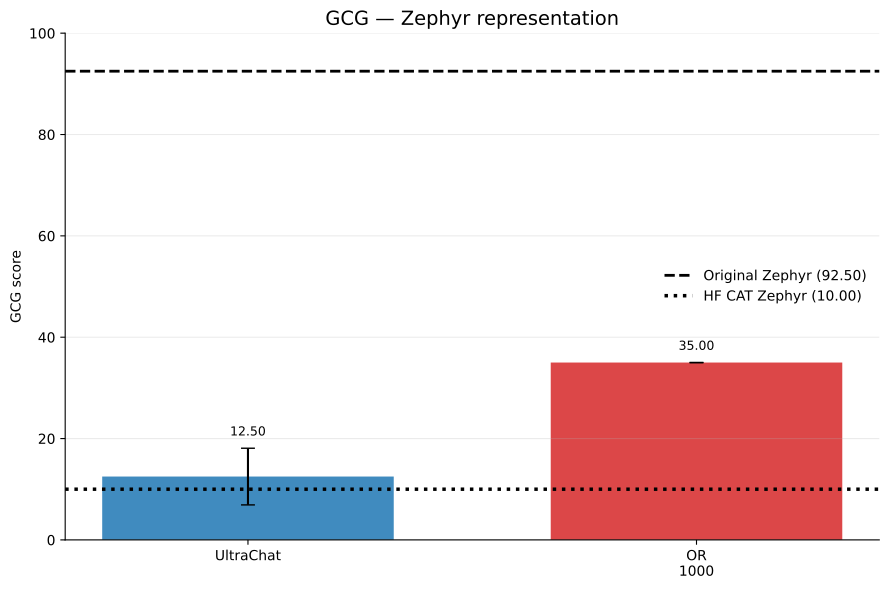

Source code (Python):
import numpy as np
import matplotlib.pyplot as plt

from pathlib import Path
from matplotlib.backends.backend_pdf import PdfPages


# ============================================================
# Configuration
# ============================================================

MODEL_NAME = "Zephyr"
METRIC_NAME = "GCG"

rows = [
    "only UltraChat",
    "OR (1000)",
]

# Same colors across ALL experiments/scripts
colors = {
    "only UltraChat":      "C0",
    "OR (100)":            "C1",
    "OR (500)":            "C2",
    "OR (1000)":           "C3",
    "trimmed OR (1000)":   "C4",
    "OR (3000)":           "C5",
}

labels = {
    "only UltraChat":      "UltraChat",
    "OR (100)":            "OR\n100",
    "OR (500)":            "OR\n500",
    "OR (1000)":           "OR\n1000",
    "trimmed OR (1000)":   "Trimmed OR\n1000",
    "OR (3000)":           "OR\n3000",
}


# ============================================================
# GitHub CAT Zephyr representation
# ============================================================

github = {
    "only UltraChat": (12.50, 5.59),
    "OR (1000)":      (35.00, None),
}

references = {
    "Original Zephyr": 92.50,
    "HuggingFace CAT Zephyr": 10.00,
}


# ============================================================
# Relative learning-rate representation
# ============================================================

eps = np.array([0.05, 0.10, 0.20, 0.40])

relative = {
    "only UltraChat": {
        "y":   [19.17, 17.50, 18.33, 9.17],
        "err": [3.82, 6.61, 10.10, 1.44],
    },

    "OR (1000)": {
        "y":   [42.50, 30.00, 27.50, 22.50],
        "err": [None, None, None, None],
    },
}


# ============================================================
# Representation bar chart
# ============================================================

def plot_representation():
    fig, ax = plt.subplots(figsize=(9, 6))

    available_rows = [
        row for row in rows
        if github.get(row) is not None
    ]

    x = np.arange(len(available_rows))

    values = [
        github[row][0]
        for row in available_rows
    ]

    errors = [
        github[row][1]
        if github[row][1] is not None
        else 0
        for row in available_rows
    ]

    bars = ax.bar(
        x,
        values,
        yerr=errors,
        capsize=5,
        width=0.65,
        color=[
            colors[row]
            for row in available_rows
        ],
        alpha=0.85,
    )

    # --------------------------------------------------------
    # References
    # --------------------------------------------------------

    original = references["Original Zephyr"]
    hf = references["HuggingFace CAT Zephyr"]

    ax.axhline(
        original,
        color="black",
        linestyle="--",
        linewidth=2,
        label=f"Original Zephyr ({original:.2f})",
    )

    ax.axhline(
        hf,
        color="black",
        linestyle=":",
        linewidth=2.5,
        label=f"HF CAT Zephyr ({hf:.2f})",
    )

    # --------------------------------------------------------
    # Labels
    # --------------------------------------------------------

    ax.set_xticks(x)

    ax.set_xticklabels([
        labels[row]
        for row in available_rows
    ])

    for bar, value, error in zip(
        bars,
        values,
        errors,
    ):
        ax.text(
            bar.get_x() + bar.get_width() / 2,
            value + error + 2,
            f"{value:.2f}",
            ha="center",
            va="bottom",
            fontsize=9,
        )

    # --------------------------------------------------------
    # Axis
    # --------------------------------------------------------

    ax.set_ylim(
        0,
        100,
    )

    ax.set_ylabel(
        f"{METRIC_NAME} score"
    )

    ax.set_title(
        f"{METRIC_NAME} — {MODEL_NAME} representation",
        fontsize=14,
    )

    ax.grid(axis="y", alpha=0.25)
    ax.spines["top"].set_visible(False)
    ax.spines["right"].set_visible(False)

    ax.legend(
        frameon=False,
        loc="best",
    )

    fig.tight_layout()
    return fig


# ============================================================
# Relative learning-rate plot
# ============================================================

def plot_relative_lr():
    fig, ax = plt.subplots(figsize=(9, 6))

    upper_values = []

    for row in rows:

        y_raw = relative[row]["y"]
        err_raw = relative[row]["err"]

        y = np.array([
            np.nan if value is None else float(value)
            for value in y_raw
        ])

        if np.all(np.isnan(y)):
            continue

        ax.plot(
            eps,
            y,
            marker="o",
            markersize=7,
            linewidth=2,
            color=colors[row],
            label=row,
        )

        for x_i, y_i, err_i in zip(
            eps,
            y_raw,
            err_raw,
        ):
            if y_i is None:
                continue

            error = 0 if err_i is None else err_i

            upper_values.append(
                y_i + error
            )

            if err_i is not None:
                ax.errorbar(
                    x_i,
                    y_i,
                    yerr=err_i,
                    fmt="none",
                    capsize=4,
                    color=colors[row],
                )

    # --------------------------------------------------------
    # Dynamic y-axis
    # --------------------------------------------------------

    data_max = max(upper_values)

    ax.set_ylim(
        0,
        min(100, data_max * 1.15),
    )

    # --------------------------------------------------------
    # Labels
    # --------------------------------------------------------

    ax.set_xlabel(
        r"Self $\epsilon$ (relative lr)"
    )

    ax.set_ylabel(
        f"{METRIC_NAME} score"
    )

    ax.set_xticks(eps)

    ax.set_xticklabels([
        "0.05",
        "0.10",
        "0.20",
        "0.40",
    ])

    ax.set_title(
        f"{METRIC_NAME} — {MODEL_NAME} relative learning rate",
        fontsize=14,
    )

    ax.grid(axis="y", alpha=0.25)
    ax.spines["top"].set_visible(False)
    ax.spines["right"].set_visible(False)

    ax.legend(
        frameon=False,
    )

    fig.tight_layout()
    return fig


# ============================================================
# Generate
# ============================================================

figures = [
    plot_representation(),
    plot_relative_lr(),
]


# ============================================================
# Save to ONE multipage PDF
# ============================================================

script_path = Path(__file__).resolve()
pdf_path = script_path.with_suffix(".pdf")

with PdfPages(pdf_path) as pdf:
    for fig in figures:
        pdf.savefig(
            fig,
            bbox_inches="tight",
        )

print(
    f"Saved {len(figures)} figures to:\n"
    f"{pdf_path}"
)

plt.show()
